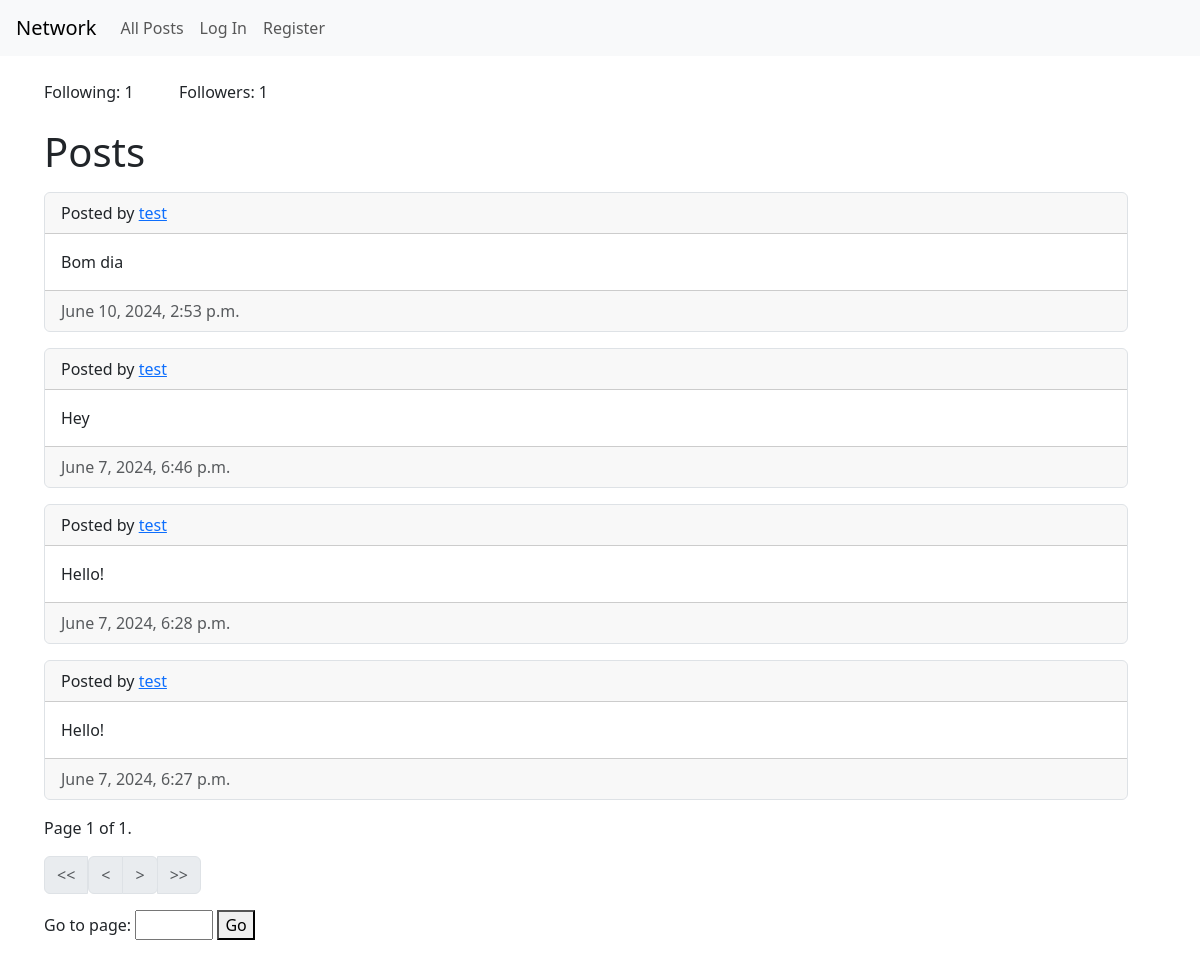
/profile/test/, run on an earlier commit of the app's database.
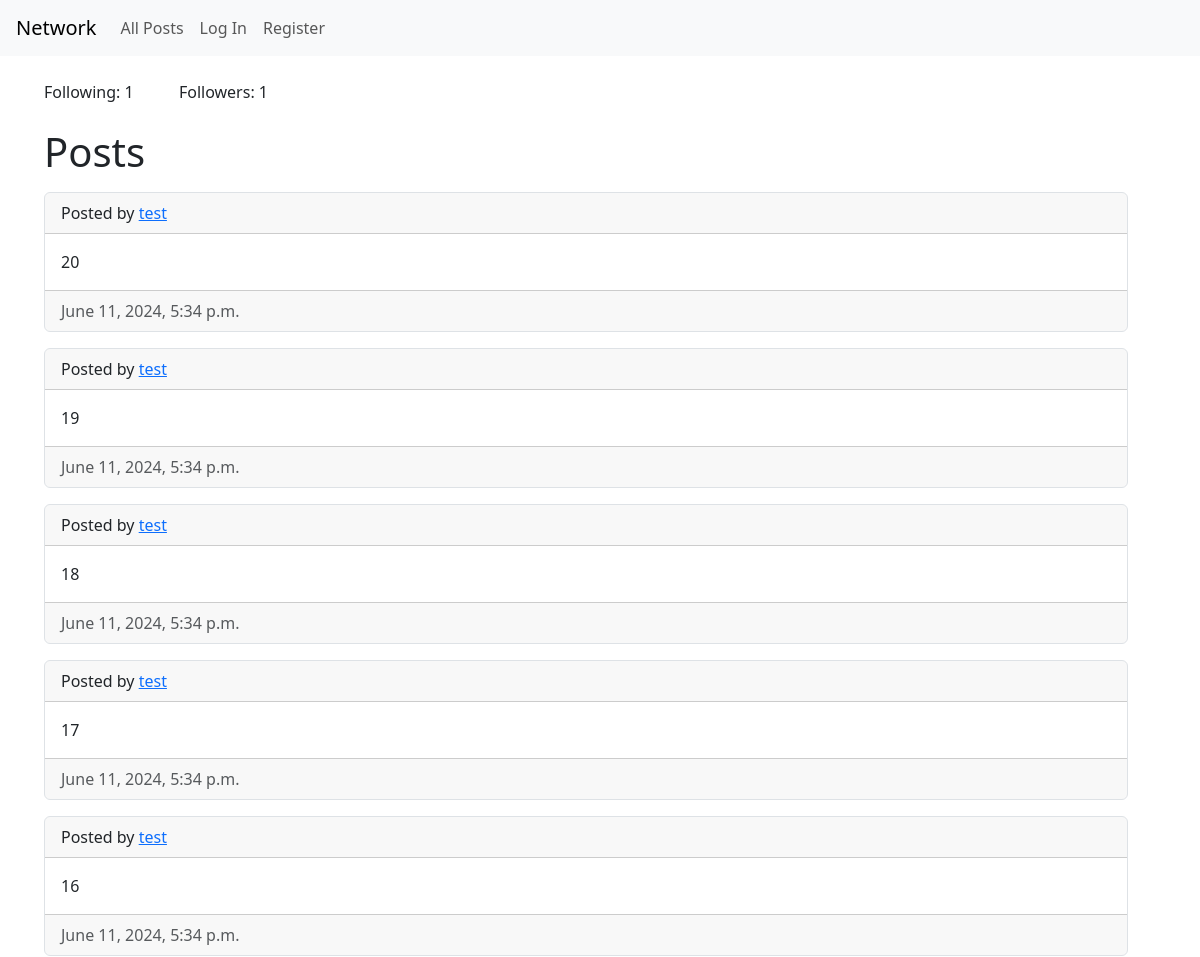
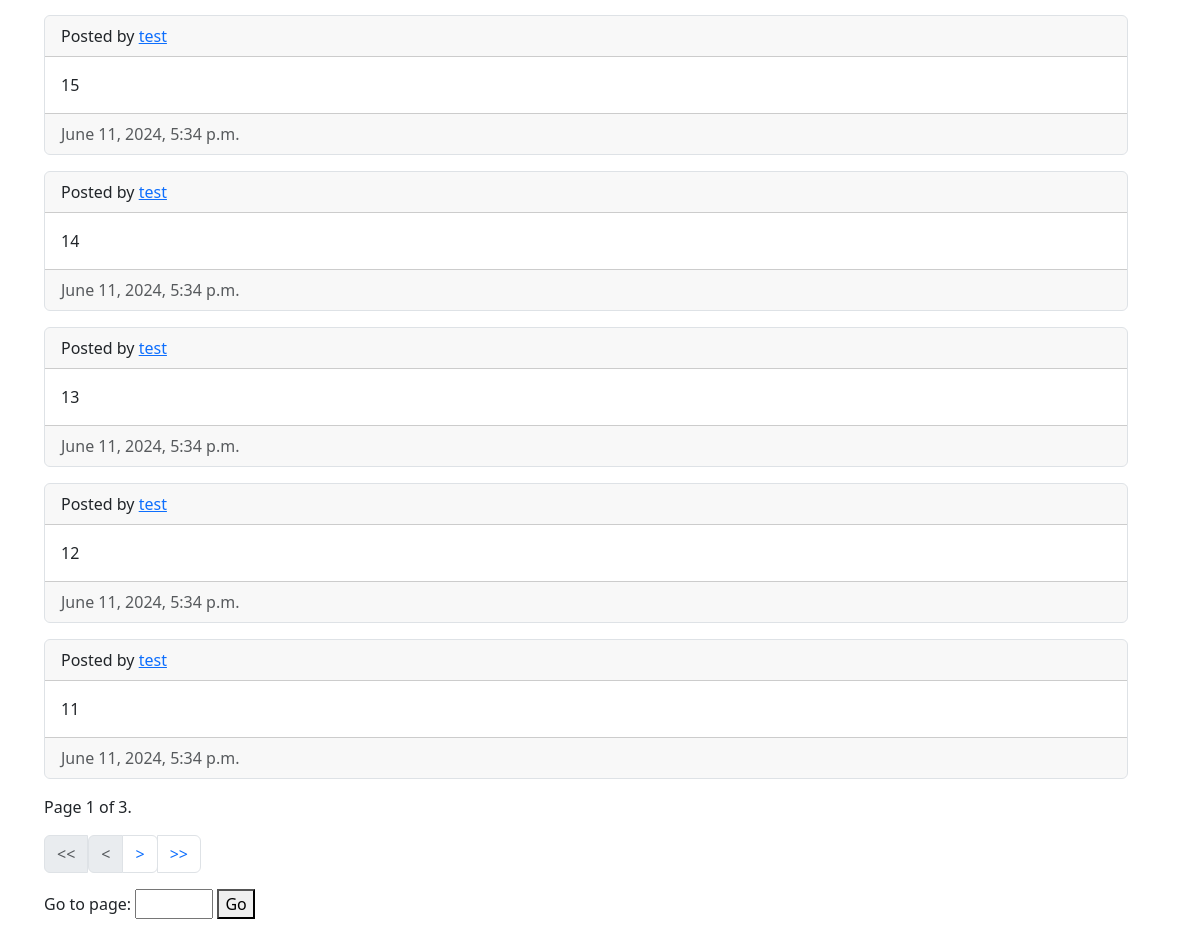
And on a later commit of the database (2 pictures, top to bottom).
### network/models.py (models this page shows, shortened)
class Post(models.Model):
    user = models.ForeignKey(User, on_delete=models.CASCADE, related_name="post_user")
    body = models.TextField(blank=True)
    timestamp = models.DateTimeField(auto_now_add=True)

class User(AbstractUser):
    def __str__(self):
        return f"{self.username} - {self.email}"

### network/views.py (the view)
# urls.py: path("profile/<str:username>/", views.profile, name="profile"),
def profile(request, username):
    posts = Post.objects.filter(user__username=username).order_by('-timestamp')
    user_profile = User.objects.get(username=username)
    user = request.user
    followers_count = Follow.objects.filter(followed=user_profile).count()
    following_count = Follow.objects.filter(follower=user_profile).count()
    follows = None
    if user.is_authenticated:
        follows = Follow.objects.filter(follower=user, followed=user_profile)
    paginator = Paginator(posts, 10)
    page_number = request.GET.get("page")
    page_obj = paginator.get_page(page_number)
    return render(request, "network/profile.html", {
        "user_profile":user_profile,
        "current_user":user,
        "follows":follows,
        "following_count":following_count,
        "followers_count":followers_count,
        "page_obj":page_obj
    })

### network/templates/network/profile.html (shortened to what this page needs)
{% extends "network/layout.html" %}
{% load static %}
{% block body %}
<div class="container-sm m-3">
    <div class="card m-3 border-0" style="width: 15rem">
      <ul class="list-group list-group-flush d-flex flex-row justify-content-between">
        <li class="list-group-item border-0 ps-0">Following: {{following_count}}</li>
        <li class="list-group-item border-0 ps-0">Followers: {{followers_count}}</li>
      </ul>
    </div>
  <h1 class="card-title m-3">Posts</h1>
  {% include 'network/post_list.html' %}
</div>
{% endblock %}

### network/templates/network/post_list.html (shortened to what this page needs)
{% for post in page_obj %}
    <div class="card m-3 border rounded d-flex flex-column" id="post_view_{{post.id}}">
      <div class="card-header">
        Posted by <a href="{% url 'profile' post.user.username %}">{{ post.user.username }}</a>
      </div>
      <div class="card-body">
        <p class="card-text">{{ post.body }}</p>
      </div>
      <div class="card-footer text-body-secondary d-flex justify-content-between align-content-center">
        {{ post.timestamp }}
      </div>
    </div>
{% endfor %}
    <div class="current m-3">
      Page {{ page_obj.number }} of {{ page_obj.paginator.num_pages }}.
    </div>
    <div class="pagination d-flex flex-row m-3">
      {% if page_obj.has_previous %}
        <div class="page-item d-flex flex-row">
          <a class="page-link" href="?page=1"><<</a>
          <a class="page-link" href="?page={{ page_obj.previous_page_number }}"><</a>
        </div>
      {% else %}
        <div class="page-item disabled d-flex flex-row">
          <span class="page-link"><<</span>
          <span class="page-link"><</span>
        </div>
      {% endif %}
      {% if page_obj.has_next %}
        <div class="page-item d-flex flex-row">
          <a class="page-link" href="?page={{ page_obj.next_page_number }}">></a>
          <a class="page-link" href="?page={{ page_obj.paginator.num_pages }}">>></a>
        </div>
      {% else %}
        <div class="page-item disabled d-flex flex-row">
          <span class="page-link">></span>
          <span class="page-link">>></span>
        </div>
      {% endif %}
    </div>
    <div class="input-page m-3">
      <label for="page_input">Go to page:</label>
      <input type="number" id="page_input" name="page" min="1" max="{{ page_obj.paginator.num_pages }}">
      <button onclick="goToPage(maxPage)">Go</button>
    </div>

What changed in the data, as far as the page shows it:
no longer on this page (row unchanged): Post: user.username "test", body "Bom dia", timestamp "June 10, 2024, 2:53 p.m."
no longer on this page (row unchanged): Post: user.username "test", body "Hey", timestamp "June 7, 2024, 6:46 p.m."
no longer on this page (row unchanged): Post: user.username "test", body "Hello!", timestamp "June 7, 2024, 6:28 p.m."
no longer on this page (row unchanged): Post: user.username "test", body "Hello!", timestamp "June 7, 2024, 6:27 p.m."
added Post: user.username "test", body "20", timestamp "June 11, 2024, 5:34 p.m."
added Post: user.username "test", body "19", timestamp "June 11, 2024, 5:34 p.m."
added Post: user.username "test", body "18", timestamp "June 11, 2024, 5:34 p.m."
added Post: user.username "test", body "17", timestamp "June 11, 2024, 5:34 p.m."
added Post: user.username "test", body "16", timestamp "June 11, 2024, 5:34 p.m."
added Post: user.username "test", body "15", timestamp "June 11, 2024, 5:34 p.m."
added Post: user.username "test", body "14", timestamp "June 11, 2024, 5:34 p.m."
added Post: user.username "test", body "13", timestamp "June 11, 2024, 5:34 p.m."
added Post: user.username "test", body "12", timestamp "June 11, 2024, 5:34 p.m."
added Post: user.username "test", body "11", timestamp "June 11, 2024, 5:34 p.m."
Also different on the page:
{{ page_obj.paginator.num_pages }}: "1" → "3"
